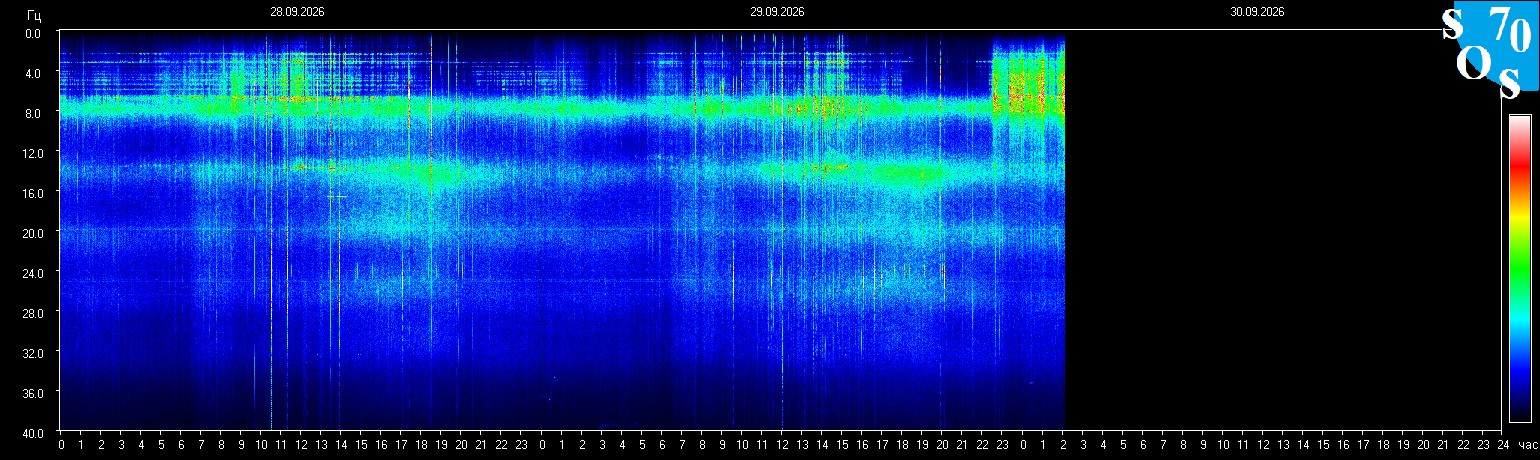
#> input picture poc-shm/01-original.png, 1540 x 460 px
$ python poc_time2.py
#> lines starting #> are read from the running program, lines starting #| are printed output that depends on the picture
import cv2
import numpy as np

img = cv2.imread("poc-shm/01-original.png")
#> img is the input picture: shape (460, 1540, 3); mean B, G, R 113.3, 43.5, 11.3
gray = cv2.cvtColor(img, cv2.COLOR_BGR2GRAY)
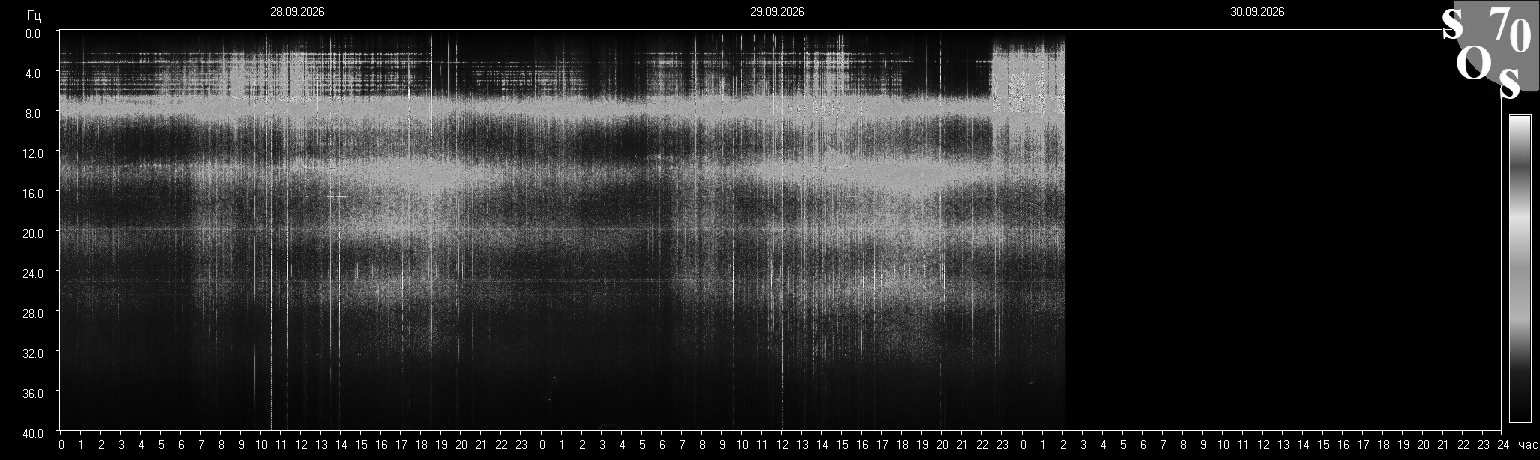
#> gray: shape (460, 1540); min 0, max 255, mean 41.8
y_min, y_max = 29, 430
x_min, x_max = 59, 1531

# A Tomsk spectrogram has vertical dashed or solid lines indicating hour marks or day marks.
# Usually, midnight is marked distinctly. Let's look at the top ticks (y=25 to 29).
crop_ticks = gray[25:31, x_min:x_max]

# Ticks are usually dark or light pixels
col_means = np.mean(crop_ticks, axis=0)
#> col_means = 1472 values, max 254 at index 1398, min 8 at index 1383, mean 49.73

# We can find local extremas
import matplotlib.pyplot as plt
plt.plot(col_means)
plt.savefig("poc-shm/debug-ticks.png")
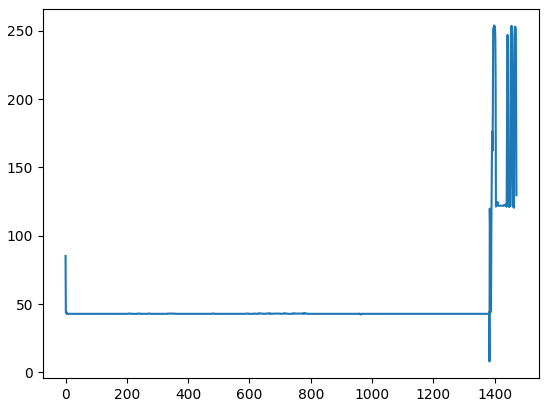
#> figure drawn by matplotlib, 1 panel; curve peaks at x = 1398, y = 254

# Let's count the number of ticks
ticks = []
for i in range(1, len(col_means)-1):
    # Depending on background color, ticks might be drops or spikes.
    if col_means[i] > col_means[i-1] + 10 and col_means[i] > col_means[i+1] + 10:
        ticks.append(i + x_min)
    elif col_means[i] < col_means[i-1] - 10 and col_means[i] < col_means[i+1] - 10:
        ticks.append(i + x_min)
#> after the loop, ticks = [1442, 1443, 1451, 1452, 1501]

print(f"Found {len(ticks)} ticks.")
#| Found 5 ticks.
# If we have ~72 hours, we expect around 72 ticks.
if len(ticks) > 50:
    diffs = np.diff(ticks)
    med_diff = np.median(diffs)
    print(f"Median distance between ticks: {med_diff} px.")
    print(f"Estimated total hours: {(x_max - x_min) / med_diff}")

# Also in the grid (y=29 to 430), let's look for vertical grid lines
grid_crop = gray[100:300, x_min:x_max]
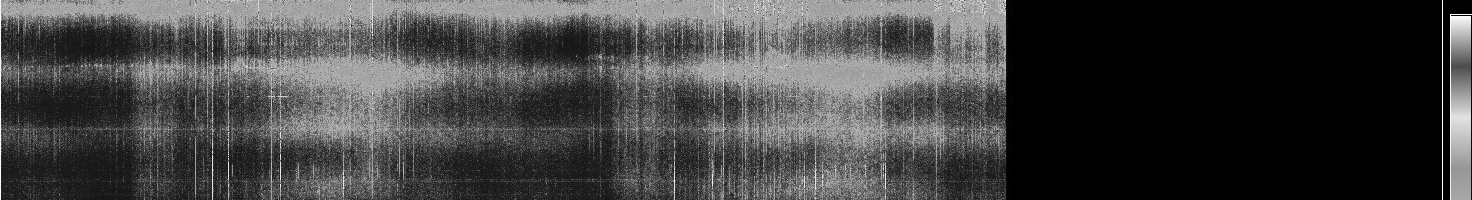
#> grid_crop: shape (200, 1472); min 0, max 255, mean 65.5
col_grid = np.mean(grid_crop, axis=0)
#> col_grid = 1472 values, max 254.9 at index 1442, min 0 at index 1014, mean 65.55
plt.clf()
plt.plot(col_grid)
plt.savefig("poc-shm/debug-grid.png")
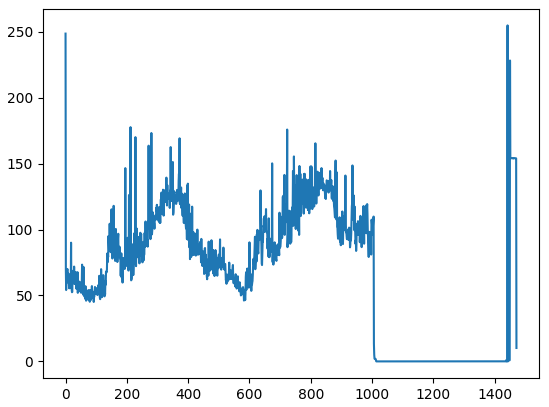
#> figure drawn by matplotlib, 1 panel; curve peaks at x = 1442, y = 254.9

$ run again, with poc-shm/validation-01.png copied over poc-shm/01-original.png
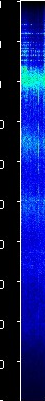
#> input picture poc-shm/validation-01.png, 45 x 401 px
#> img is the input picture: shape (401, 45, 3); mean B, G, R 105.9, 26.3, 12.9
#> `gray = cv2.cvtColor(img, cv2.COLOR_BGR2GRAY)`:
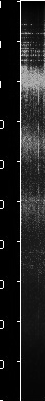
#> gray: shape (401, 45); min 0, max 255, mean 31.3
#> crop_ticks = empty array
#> `plt.savefig("poc-shm/debug-ticks.png")`:
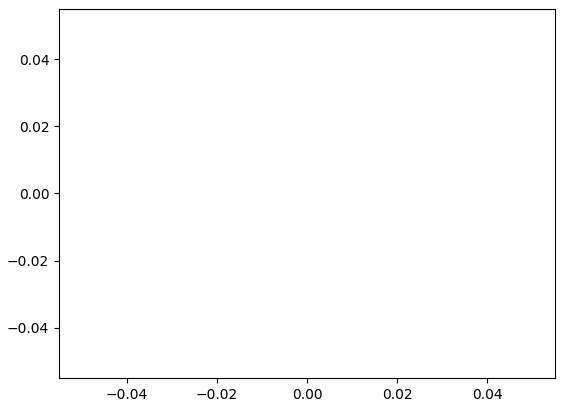
#> figure drawn by matplotlib, 1 panel
#> after the loop `for i in range(1, len(col_means)-1):`: ticks = []
#| Found 0 ticks.
#> grid_crop = empty array

$ run again, with poc-shm/validation-02.png copied over poc-shm/01-original.png
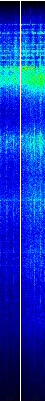
#> input picture poc-shm/validation-02.png, 45 x 401 px
#> img is the input picture: shape (401, 45, 3); mean B, G, R 189.9, 54, 15.1
#> `gray = cv2.cvtColor(img, cv2.COLOR_BGR2GRAY)`:
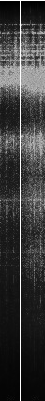
#> gray: shape (401, 45); min 0, max 255, mean 57.9
#> crop_ticks = empty array
#> `plt.savefig("poc-shm/debug-ticks.png")`:
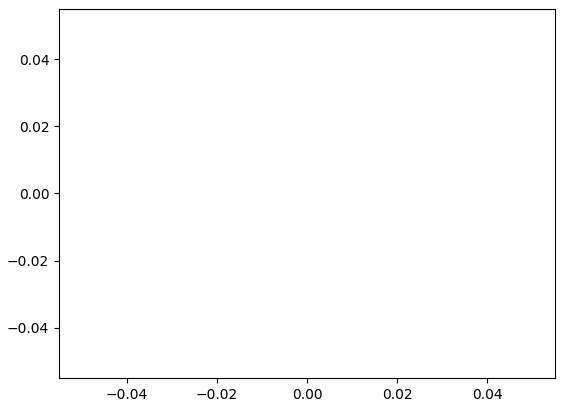
#> figure drawn by matplotlib, 1 panel
#> after the loop `for i in range(1, len(col_means)-1):`: ticks = []
#| Found 0 ticks.
#> grid_crop = empty array

$ run again, with poc-shm/validation-03.png copied over poc-shm/01-original.png
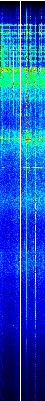
#> input picture poc-shm/validation-03.png, 45 x 401 px
#> img is the input picture: shape (401, 45, 3); mean B, G, R 190.9, 81.9, 23.8
#> `gray = cv2.cvtColor(img, cv2.COLOR_BGR2GRAY)`:
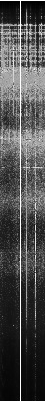
#> gray: shape (401, 45); min 0, max 255, mean 76.9
#> crop_ticks = empty array
#> `plt.savefig("poc-shm/debug-ticks.png")`:
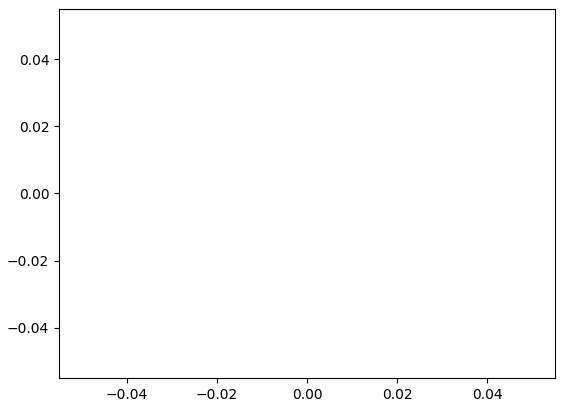
#> figure drawn by matplotlib, 1 panel
#> after the loop `for i in range(1, len(col_means)-1):`: ticks = []
#| Found 0 ticks.
#> grid_crop = empty array
